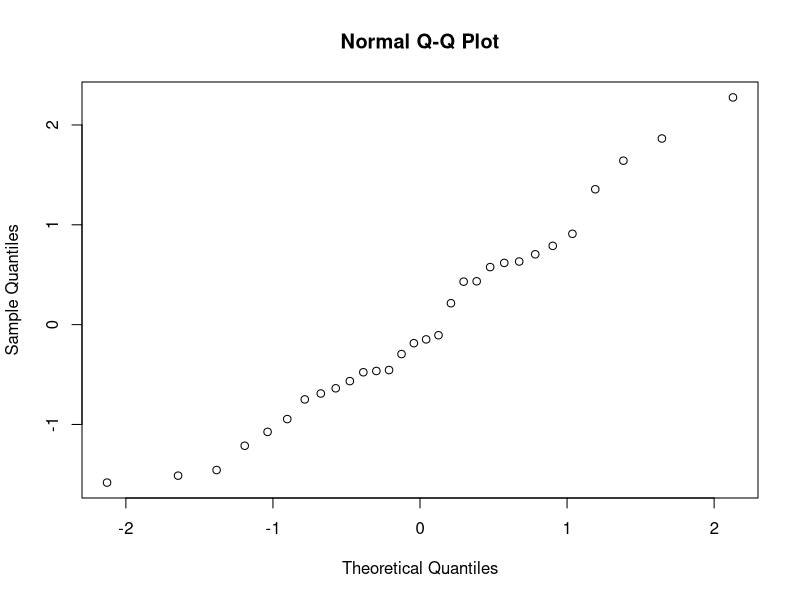

This figure's R source: (Note: this script raises an error after producing the figure.)
taste <- c(12.3,20.9,39.0,47.9,5.6,25.9,37.3,21.9,18.1,21.0,34.9,57.2,0.7,25.9,54.9,40.9,15.9,6.4,18.0,38.9,14.0,15.2,32.0,56.7,16.8,11.6,26.5,0.7,13.4,5.5)
acetic <- c(4.543,5.159,5.366,5.759,4.663,5.697,5.892,6.078,4.898,5.242,5.740,6.446,4.477,5.236,6.151,6.365,4.787,5.412,5.247,5.438,4.564,5.298,5.455,5.855,5.366,6.043,6.458,5.328,5.802,6.176)
h2s <- c(3.135,5.043,5.438,7.496,3.807,7.601,8.726,7.966,3.850,4.174,6.142,7.908,2.996,4.942,6.752,9.588,3.912,4.700,6.174,9.064,4.949,5.220,9.242,10.199,3.664,3.219,6.962,3.912,6.685,4.787)
lactic <- c(0.86,1.53,1.57,1.81,0.99,1.09,1.29,1.78,1.29,1.58,1.68,1.90,1.06,1.30,1.52,1.74,1.16,1.49,1.63,1.99,1.15,1.33,1.44,2.01,1.31,1.46,1.72,1.25,1.08,1.25)

model.lm <- lm(taste~ acetic + h2s)
coef(summary(model.lm))
confint(model.lm,level=0.95)
anova(model.lm)
rstandard(model.lm)
summary(model.lm)
qqnorm(rstandard(model.lm))

densityplot(~taste, data = model.lm)

smallcheese = subset(model.lm, select = "taste", "acetic", "h2s", "lactic")
with(model.lm, cor(smallcheese))

pairs(smallcheese, pch=".")

plot(lm1, which = 2)

par(mfrow=c(1,2))
plot(residuals.lm(fm1),main="The 1st model")
abline(h=c(2,0,-2), col=c("blue", "red", "blue"), lty=c(2,1,2), lwd=c(1,3, 1))
plot(residuals.lm(fm2),main="The 2nd model")  
abline(h=c(2,0,-2), col=c("blue", "red", "blue"), lty=c(2,1,2), lwd=c(1,3, 1))


